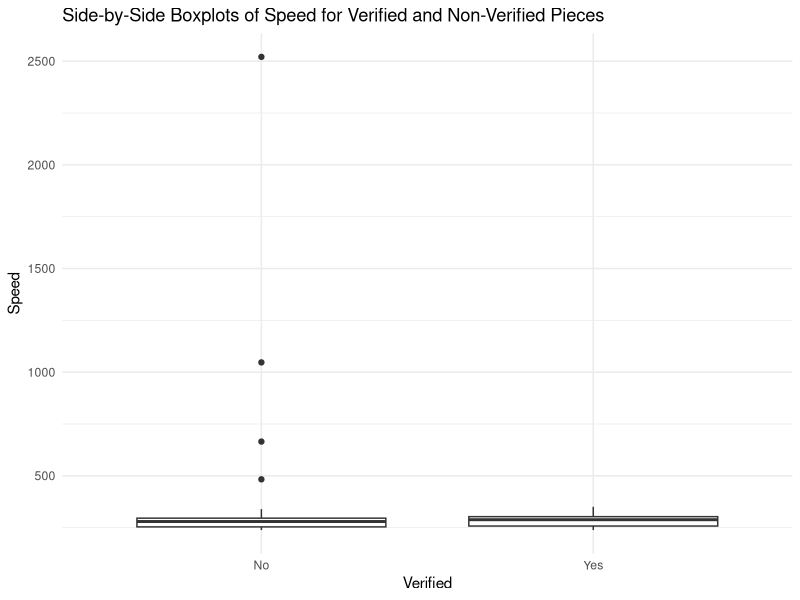
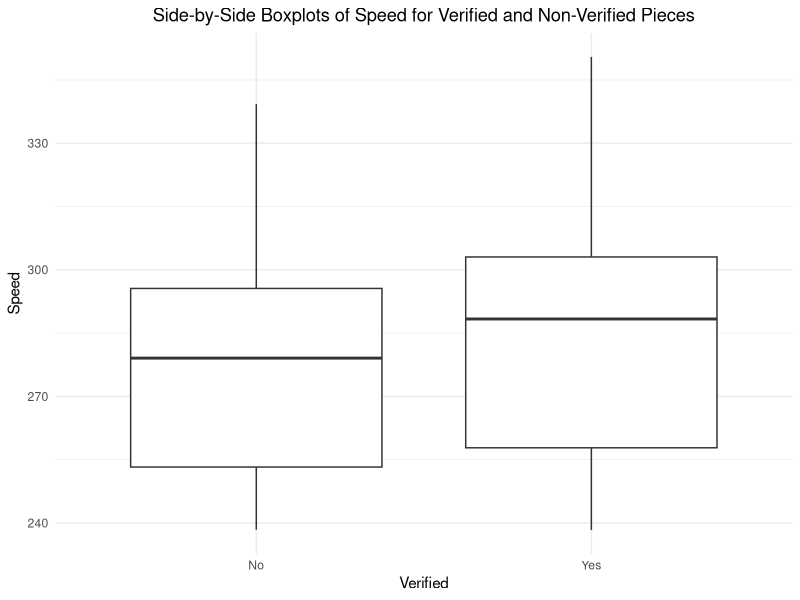

These figures' R source, in order:
## ---- chunk 1
library(tidyverse)
library(readr)
## ---- chunk 2
erg_df <- read_csv("erg.csv")
erg_df <- erg_df |> mutate(Verified = as.factor(Verified), Gender = as.factor(Gender), Year = as.factor(Year), Distance = as.factor(Distance), Age_Group = as.factor(Age_Group))
## ---- chunk 3
ggplot(data = erg_df, aes(x = Verified, y = Speed)) + geom_boxplot() + theme_minimal() + labs(title = "Side-by-Side Boxplots of Speed for Verified and Non-Verified Pieces") 
## ---- chunk 4
summary(erg_df$Speed)
301-256.5
## ---- chunk 5
erg_df |> arrange(desc(Speed)) |> select(Name, Speed, Verified)
## ---- chunk 6
1.5*44.5
301 + 66.75
## ---- chunk 7
t.test(Speed ~ Verified, data = erg_df)
## ---- chunk 8
no_outliers <- erg_df |> filter(Name != "Toño Martí ayala" & Name != "Lynn Hansford" & Name != "Travis Willcox" & Name != "Natasshia Lee")
## ---- chunk 9
ggplot(data = no_outliers, aes(x = Verified, y = Speed)) + geom_boxplot() + theme_minimal() + labs(title = "Side-by-Side Boxplots of Speed for Verified and Non-Verified Pieces") + theme(plot.title = element_text(hjust = 0.5))
## ---- chunk 10
t.test(Speed ~ Verified, data = no_outliers)
